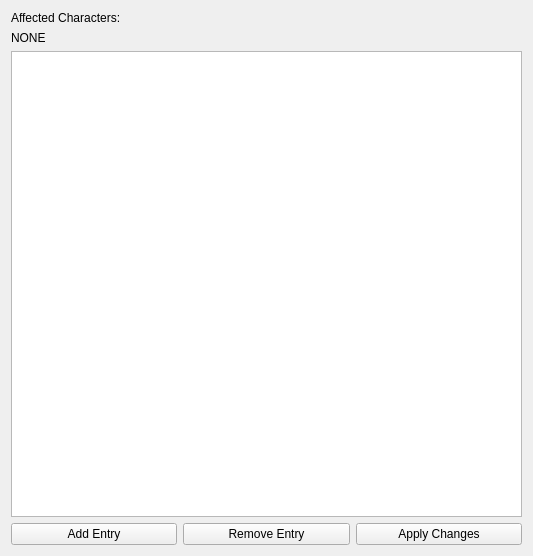
<?xml version="1.0" encoding="UTF-8"?>
<ui version="4.0">
 <class>BulkInfoManager</class>
 <widget class="QWidget" name="BulkInfoManager">
  <property name="geometry">
   <rect>
    <x>0</x>
    <y>0</y>
    <width>533</width>
    <height>556</height>
   </rect>
  </property>
  <property name="windowTitle">
   <string>Form</string>
  </property>
  <layout class="QVBoxLayout" name="verticalLayout">
   <item>
    <widget class="QLabel" name="lblStaticMessage">
     <property name="text">
      <string>Affected Characters:</string>
     </property>
    </widget>
   </item>
   <item>
    <widget class="QLabel" name="lblCharactersDynamic">
     <property name="text">
      <string>NONE</string>
     </property>
    </widget>
   </item>
   <item>
    <widget class="QTableView" name="tableView">
     <property name="alternatingRowColors">
      <bool>true</bool>
     </property>
     <property name="selectionBehavior">
      <enum>QAbstractItemView::SelectRows</enum>
     </property>
     <property name="textElideMode">
      <enum>Qt::ElideNone</enum>
     </property>
     <property name="cornerButtonEnabled">
      <bool>true</bool>
     </property>
    </widget>
   </item>
   <item>
    <layout class="QHBoxLayout" name="horizontalLayout">
     <item>
      <widget class="QPushButton" name="btnPersoBulkAddInfo">
       <property name="text">
        <string>Add Entry</string>
       </property>
      </widget>
     </item>
     <item>
      <widget class="QPushButton" name="btnPersoBulkRmInfo">
       <property name="text">
        <string>Remove Entry</string>
       </property>
      </widget>
     </item>
     <item>
      <widget class="QPushButton" name="btnPersoBulkApply">
       <property name="text">
        <string>Apply Changes</string>
       </property>
      </widget>
     </item>
    </layout>
   </item>
  </layout>
 </widget>
 <resources/>
 <connections/>
</ui>
